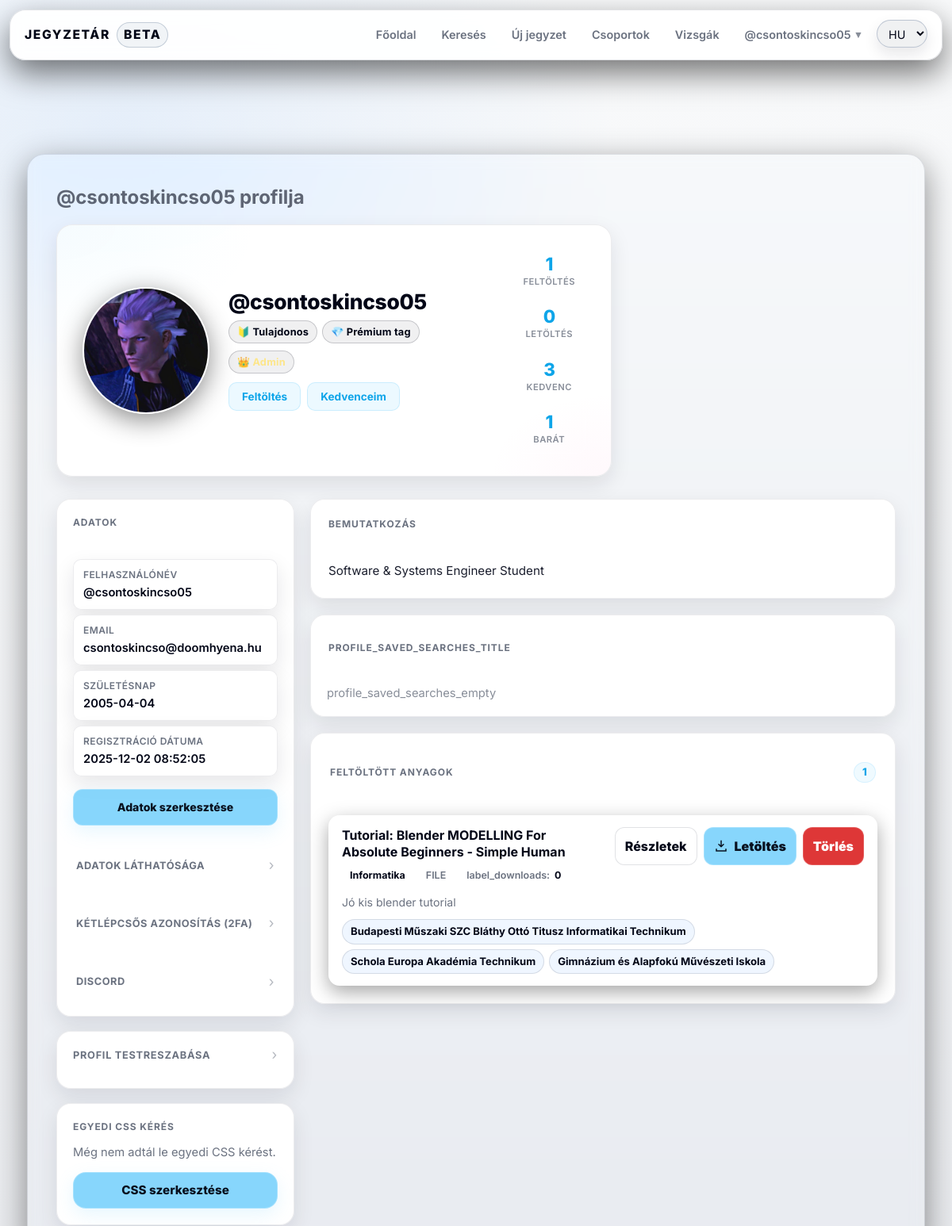
Before: /profile.php?username=csontoskincso05 (signed in, upper part) with the older database file.
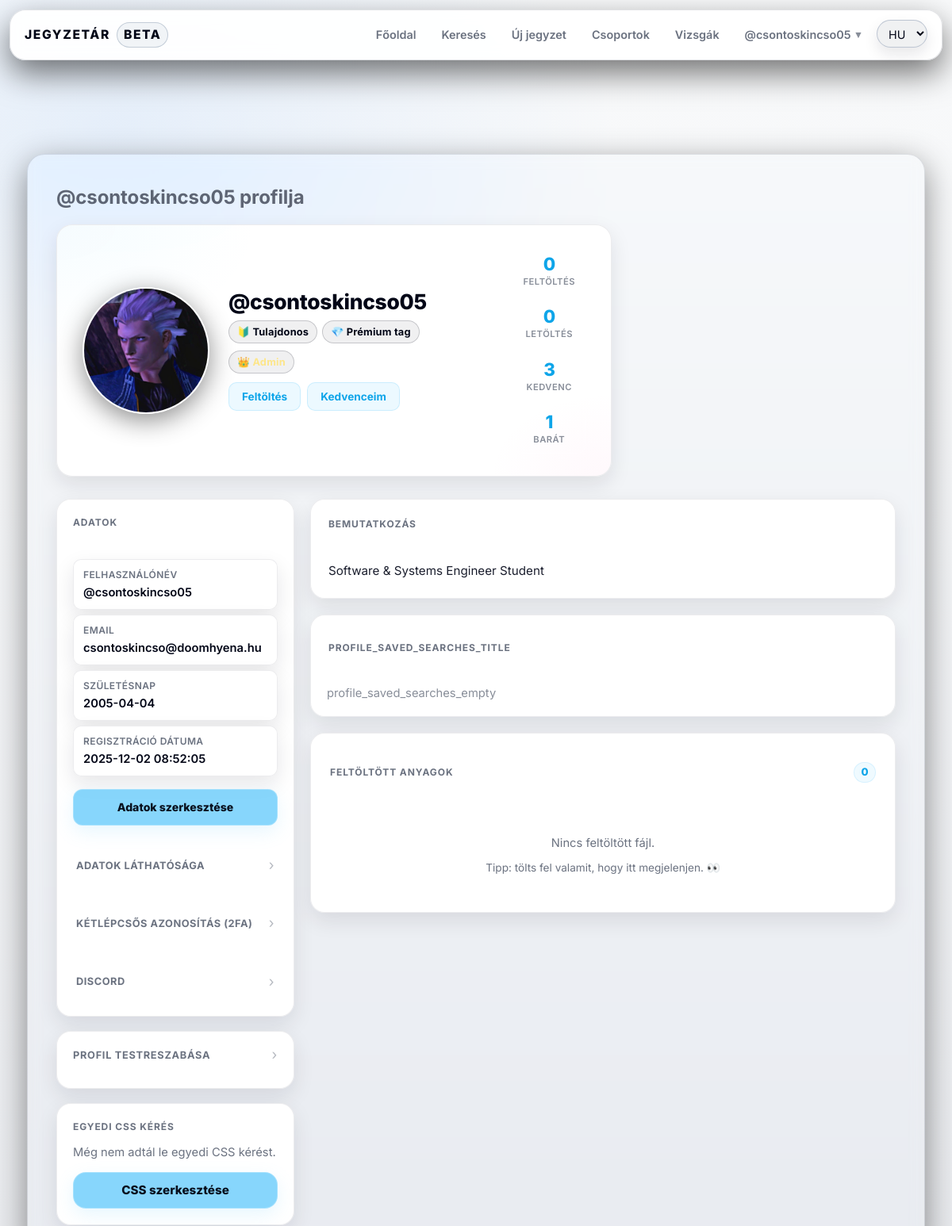
After: the same page with the newer database file.
### tables this page shows
CREATE TABLE `users` (
  `id` int(11) NOT NULL,
  `lastname` varchar(100) DEFAULT NULL,
  `firstname` varchar(100) DEFAULT NULL,
  `username` varchar(50) NOT NULL,
  `birthdate` date DEFAULT NULL,
  `gender` varchar(10) DEFAULT NULL,
  `email` varchar(50) NOT NULL,
  `profile_picture` varchar(255) DEFAULT NULL,
  `password` varchar(255) NOT NULL,
  `security_question` varchar(255) NOT NULL,
  `security_answer` varchar(255) NOT NULL,
  `admin` tinyint(1) NOT NULL,
  `teacher` tinyint(1) DEFAULT NULL,
  `registration_date` datetime DEFAULT NULL,
  `language` varchar(5) NOT NULL DEFAULT 'hu',
  `oauth_provider` varchar(20) DEFAULT NULL,
  `oauth_sub` varchar(191) DEFAULT NULL,
  `email_verified` tinyint(1) NOT NULL DEFAULT 0,
  `bio` text DEFAULT NULL,
  `profile_theme` varchar(32) NOT NULL DEFAULT 'default',
  `twofa_enabled` tinyint(1) NOT NULL DEFAULT 0,
  `used_reg_code` varchar(64) DEFAULT NULL,
  `used_reg_code_at` datetime DEFAULT NULL,
  `show_fullname` tinyint(1) NOT NULL DEFAULT 1,
  `show_email` tinyint(1) NOT NULL DEFAULT 0,
  `show_birthdate` tinyint(1) NOT NULL DEFAULT 0
);

CREATE TABLE `badges` (
  `id` int(11) NOT NULL,
  `name` varchar(64) NOT NULL,
  `slug` varchar(64) NOT NULL,
  `description` varchar(255) DEFAULT NULL,
  `icon` varchar(16) DEFAULT NULL
);

CREATE TABLE `files` (
  `id` int(11) NOT NULL,
  `uploaded_by` int(11) DEFAULT NULL,
  `name` varchar(255) NOT NULL,
  `file_name` varchar(255) DEFAULT NULL,
  `description` text DEFAULT NULL,
  `file_path` varchar(1024) DEFAULT NULL,
  `tags` varchar(255) NOT NULL,
  `tn_name` varchar(255) DEFAULT NULL,
  `file_size` bigint(20) UNSIGNED DEFAULT NULL,
  `download_count` int(11) NOT NULL DEFAULT 0,
  `content_text` longtext DEFAULT NULL,
  `edu_stage` enum('hs','uni') DEFAULT NULL,
  `edu_level` tinyint(4) DEFAULT NULL,
  `external_url` varchar(255) NOT NULL,
  `content_type` enum('file','note') NOT NULL DEFAULT 'file',
  `note_markdown` mediumtext DEFAULT NULL,
  `note_excerpt` varchar(255) DEFAULT NULL
);

### profile.php (the view, shortened to what the rows shown need)
<?php
    require_once "assets/php/db.php";
    require_once "assets/php/lang.php";
    require_once "assets/php/functions.php";
    $viewerId = (int)$_COOKIE['id'];
    $username = $_GET['username'] ?? $_GET['user'] ?? '';
    $res = db_query($conn, "SELECT * FROM users WHERE username = ? LIMIT 1", "s", [$username]);
    $profile = $res->fetch_assoc();
    $profileId = $profile['id'];
    $isOwner = ($viewerId === $profileId);
    $show_fullname  = ($profile['show_fullname'] ?? 1);
    $show_email = ($profile['show_email'] ?? 0);
    $show_birthdate = ($profile['show_birthdate'] ?? 0);
    $profile_theme = $profile['profile_theme'] ?: 'default';
    $is_birthday = (!empty($profile['birthdate']) && date('m-d', strtotime($profile['birthdate'])) === date('m-d'));
    $birthdateValue = (!empty($profile['birthdate']) && $profile['birthdate'] !== '0000-00-00') ? substr($profile['birthdate'], 0, 10): '';
    $profile_picture_path = "assets/img/default_profile_picture.jpg";
    if (!empty($profile['profile_picture'])) {
        $fs = __DIR__ . "/users/{$profile['username']}/{$profile['profile_picture']}";
        if (is_file($fs)) {
            $profile_picture_path = "users/{$profile['username']}/{$profile['profile_picture']}";
        }
    }
    $badges = [];
    $badgeRes = db_query($conn, "SELECT b.* FROM user_badges ub JOIN badges b ON ub.badge_id = b.id WHERE ub.user_id = ? ORDER BY ub.granted_at ASC", "i", [$profileId]);
    if ($badgeRes) {
        while ($row = $badgeRes->fetch_assoc()) {
            $badges[] = $row;
        }
    }
    $bio = trim((string)($profile['bio'] ?? ''));
    $emptyBios = [
            "Ez a felhasználó még nem dobott be bemutatkozást.",
            "Itt lenne a bio… ha lenne bio.",
            "A bemutatkozás DLC még nem lett telepítve.",
            "Csend van… túl nagy a csend.",
            "Bio nincs, de a vibe megvan.",
    ];
    $fallbackBio = $emptyBios[array_rand($emptyBios)];
?>
<!DOCTYPE html>
<html lang="<?= htmlspecialchars($lang) ?>">
<head>
    <link rel="stylesheet" href="assets/css/styles.css">
    <script src="https://cdn.jsdelivr.net/npm/@tailwindcss/browser@4"></script>
</head>
<body class="theme-<?= htmlspecialchars($profile_theme) ?>">
<?php include 'assets/php/navbar.php'; ?>
<div class="content-wrapper">
    <?php include "assets/php/ads.php"; ?>
    <div class="main">
        <h1><?= htmlspecialchars($show_fullname ? $profile['firstname'] : '@' . $profile['username']) . ' ' . t('profile_of') ?></h1>
        <div class="profile-layout">
            <section class="card profile-header">
                <div class="profile-header-grid">
                    <div class="profile-header-avatar">
                        <div class="avatar-wrap <?= $is_birthday ? 'is-birthday' : '' ?>">
                            <div class="avatar-box">
                                <img class="profile-picture"
                                     src="<?= htmlspecialchars($profile_picture_path) ?>"
                                     alt="<?= t('profile_picture_alt') ?>">
                            </div>
                        </div>
                    </div>
                    <div class="profile-header-main">
                        <div class="profile-identity">
                            <h2 class="profile-name"><?= htmlspecialchars($show_fullname ? ($profile['lastname'] . ' ' . $profile['firstname']) : ('@' . $profile['username'])) ?></h2>
                            <?php if (!empty($badges)): ?>
                                <div class="profile-badges">
                                    <?php foreach ($badges as $badge): ?>
                                        <span class="badge-pill"
                                              title="<?= htmlspecialchars($badge['description'] ?? '') ?>">
                                            <?= htmlspecialchars($badge['icon'] ?: '🏅') ?>
                                            <?= htmlspecialchars($badge['name']) ?>
                                        </span>
                                    <?php endforeach; ?>
                                </div>
                            <?php endif; ?>
                            <div class="profile-badges">
                                <?php if ((int)($profile['admin'] ?? 0) === 1): ?>
                                    <span class="badge-pill badge-pill--admin" title="<?= t('role_badge_admin_title') ?>">
                                    </span>
                                <?php elseif ((int)($profile['teacher'] ?? 0) === 1): ?>
                                    <span class="badge-pill badge-pill--teacher" title="<?= t('role_badge_teacher_title') ?>">
                                        🎓 <?= t('role_badge_teacher') ?>
                                    </span>
                                <?php else: ?>
                                    <span class="badge-pill badge-pill--student" title="<?= t('role_badge_student_title') ?>">
                                        📚 <?= t('role_badge_student') ?>
                                    </span>
                                <?php endif; ?>
                            </div>
                            <?php if ($isOwner): ?>
                                <div class="profile-actions inline" aria-label="Profil műveletek">
                                    <button type="button" class="profile-action-btn" id="pfp-open-btn">Feltöltés</button>
                                    <a href="favorites.php" class="profile-action-btn" role="button">Kedvenceim</a>
                                </div>
                            <?php endif; ?>
                        </div>
                    </div>
                </div>
            </section>
            <div class="profile-main-columns">
                <aside class="profile-column profile-column-left">
                    <div class="card">
                        <div class="profile-info-card" id="basic-profile-static">
                            <div class="profile-info-item">
                                <div class="profile-info-label"><?= t('profile_username') ?></div>
                                <div class="profile-info-value">@<?= htmlspecialchars($profile['username']) ?></div>
                            </div>
                            <?php if ($isOwner || $show_email): ?>
                                <div class="profile-info-item">
                                    <div class="profile-info-label"><?= t('profile_email') ?></div>
                                    <div class="profile-info-value"><?= htmlspecialchars($profile['email']) ?></div>
                                </div>
                            <?php endif; ?>
                            <?php if ($isOwner || $show_birthdate): ?>
                                <div class="profile-info-item">
                                    <div class="profile-info-label"><?= t('profile_birthdate') ?></div>
                                    <div class="profile-info-value"><?= htmlspecialchars($birthdateValue ?: '—') ?></div>
                                </div>
                            <?php endif; ?>
                            <div class="profile-info-item">
                                <div class="profile-info-label"><?= t('profile_registration') ?></div>
                                <div class="profile-info-value"><?= htmlspecialchars($profile['registration_date']) ?></div>
                            </div>
                        </div>
                    </div>
                </aside>
                <section class="profile-column profile-column-right" id="profile-main-content">
                    <div class="profile-right-block">
                        <div class="card profile-bio">
                            <h3 data-translation-key="profile_bio"><?= t('profile_bio') ?></h3>
                            <?php if ($bio !== ''): ?>
                                <p><?= nl2br(htmlspecialchars($bio)) ?></p>
                            <?php else: ?>
                                <p class="entry-meta opacity-80"><?= htmlspecialchars($fallbackBio) ?></p>
                            <?php endif; ?>
                        </div>
                    </div>
                    <section class="card profile-uploads">
                        <?php
                            $files = db_query($conn, "SELECT * FROM files WHERE uploaded_by = ? ORDER BY id DESC", "i", [$profileId]);
                            if ($files && $files->num_rows > 0):
                            ?>
                            <div class="profile-uploads-list">
                                <?php while ($file = $files->fetch_assoc()):
                                        $ext = strtolower(pathinfo((string)$file['file_name'], PATHINFO_EXTENSION));
                                        $desc = trim((string)($file['description'] ?? ''));
                                        $tags = [];
                                        if (!empty($file['tags'])) {
                                            $tags = array_values(array_filter(array_map('trim', preg_split('/[,;]+/u', (string)$file['tags']))));
                                        }
                                    ?>
                                    <article class="upload-item">
                                        <div class="upload-top">
                                            <div class="upload-main">
                                                <h4 class="upload-title">
                                                    <a href="note.php?id=<?= (int)$file['id'] ?>" class="upload-title-link">
                                                        <?= htmlspecialchars($file['name']) ?>
                                                    </a>
                                                </h4>
                                                <div class="upload-meta">
                                                    <?php if (!empty($file['subject'])): ?>
                                                        <span class="meta-chip"><strong><?= htmlspecialchars($file['subject']) ?></strong></span>
                                                    <?php endif; ?>
                                                    <span class="meta-chip"><?= strtoupper($ext ?: 'FILE') ?></span>
                                                    <?php if (isset($file['download_count'])): ?>
                                                        <span class="meta-chip"><?= t('label_downloads') ?>: <strong><?= (int)$file['download_count'] ?></strong></span>
                                                    <?php endif; ?>
                                                </div>
                                            </div>
                                            <div class="upload-actions">
                                                <a class="btn-soft" href="note.php?id=<?= (int)$file['id'] ?>"><?= t('btn_details') ?></a>
                                                <a class="btn-primary" href="assets/php/download.php?id=<?= (int)$file['id'] ?>">
                                                    <svg class="icon icon-download" viewBox="0 0 24 24" aria-hidden="true">
                                                        <path d="M12 3v10m0 0l-4-4m4 4l4-4M4 17v3h16v-3"
                                                              fill="none" stroke="currentColor" stroke-width="2" stroke-linecap="round"/>
                                                    </svg>
                                                    <?= t('btn_download') ?>
                                                </a>
                                                <?php if ($isOwner && (int)$file['uploaded_by'] === $viewerId): ?>
                                                    <form method="POST" action="assets/php/delete.php" class="upload-delete">
                                                        <button type="submit" class="btn-danger"><?= t('btn_delete_file') ?></button>
                                                    </form>
                                                <?php endif; ?>
                                            </div>
                                        </div>
                                        <?php if ($desc !== ''): ?>
                                            <p class="upload-desc"><?= htmlspecialchars($desc) ?></p>
                                        <?php endif; ?>
                                        <?php if (!empty($tags)): ?>
                                            <div class="upload-tags" aria-label="<?= t('label_tags') ?>">
                                                <?php foreach (array_slice($tags, 0, 10) as $tg): ?>
                                                    <span class="tag-pill" title="<?= htmlspecialchars($tg) ?>"><?= htmlspecialchars($tg) ?></span>
                                                <?php endforeach; ?>
                                            </div>
                                        <?php endif; ?>
                                    </article>
                                <?php endwhile; ?>
                            </div>
                        <?php endif; ?>
                    </section>
                </section>
            </div>
        </div>
    </div>
</div>
</body>
</html>

### assets/php/navbar.php (shortened to what the rows shown need)
<?php
	require_once "assets/php/premium.php";
    $isLoggedIn = false;
    $currentUsername = null;
    if (isset($_COOKIE['id']) && ctype_digit($_COOKIE['id'])) {
        $isLoggedIn = true;
        $userid = (int)$_COOKIE['id'];
        $stmt = $conn->prepare("SELECT * FROM users WHERE id = ? LIMIT 1");
        $stmt->bind_param("i", $userid);
        $stmt->execute();
        $res = $stmt->get_result();
        if ($res && $res->num_rows === 1) {
            $user = $res->fetch_assoc();
            $currentUsername = $user['username'];
        } else {
            setcookie("id", "", time() - 3600, "/");
            $isLoggedIn = false;
        }
    }
?>
<nav class="navbar">
    <div class="navbar-content">
        <ul class="nav-links">
            <?php if ($isLoggedIn && $currentUsername): ?>
                <li class="nav-item-has-dropdown">
                    <a href="#" class="nav-account-link">
                        <?= $isLoggedIn && $currentUsername ? '@'.htmlspecialchars($currentUsername) : t('nav_login') ?>
                        <span class="nav-account-chevron">▾</span>
                    </a>
                </li>
            <?php else: ?>
                <li><a href="reglog.php?mode=login"><?= t('nav_login') ?></a></li>
            <?php endif; ?>
        </ul>
    </div>
</nav>

Changed rows visible on the page:
removed files: name "Tutorial: Blender MODELLING For Absolute Beginners - Simple Human", subject "Informatika", file_name "FILE", download_count "0", description "Jó kis blender tutorial", tags "Budapesti Műszaki SZC Bláthy Ottó Titusz Informatikai Technikum", tags "Schola Europa Akadémia Technikum", tags "Gimnázium és Alapfokú Művészeti Iskola"
Other visible differences:
$statUploads: "1" → "0"
$filesCount: "1" → "0"
t('empty_no_files'): (not shown) → "Nincs feltöltött fájl."
text now shown: "Tipp: tölts fel valamit, hogy itt megjelenjen. 👀"
